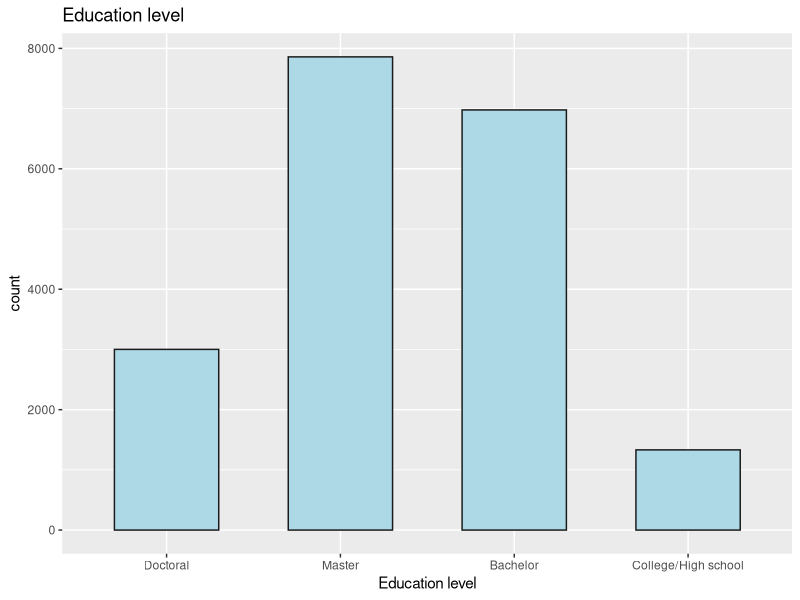
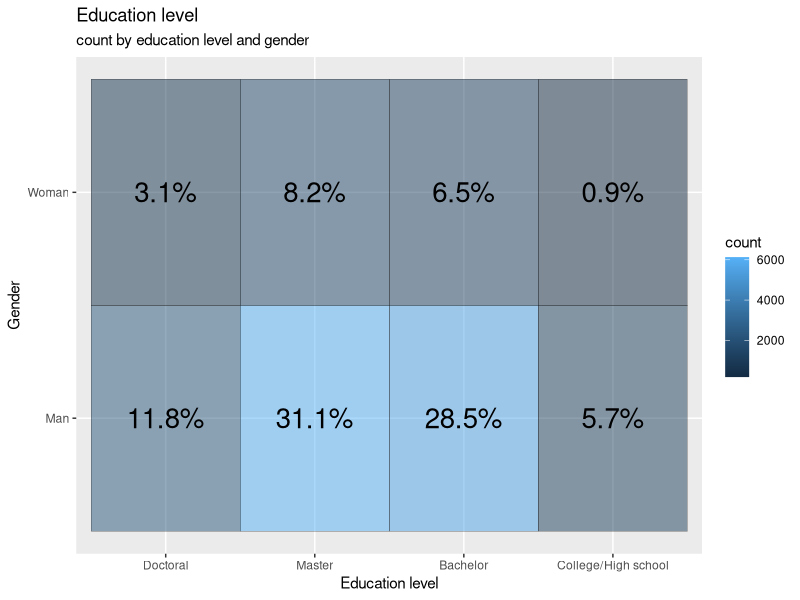

Recreate these plots in R, in order.
## ---- chunk 1
#| label: setup
#| warning: false
#| message: false

library(tidyverse)
library(ggplot2)
library("readxl")
library(dplyr)

knitr::opts_chunk$set(echo = TRUE, warning=FALSE, message=FALSE)
## ---- chunk 2
data <- read.csv("kaggle_survey_2020_responses.csv")
head(data)
## ---- chunk 3
dim(data)

colnames(data)
## ---- chunk 4

options(warn = -1)
options(scipen = 10000)

library(tidyverse)
library(scales)
library(RColorBrewer)
library(viridis)
library(ggrepel)
library(dplyr)
annotate <- ggplot2::annotate
## ---- chunk 5
data <- data %>%
  mutate(Edu = case_when(Q4 == "Bachelor’s degree" ~ "Bachelor",
  Q4 == "Master’s degree" ~ "Master",
  Q4 %in% c("Doctoral degree","Professional degree") ~ "Doctoral",
  Q4 %in% c("Some college/university study without earning a bachelor’s degree","No formal education past high school") ~ "College/High school"))  
## ---- chunk 6
data <- data %>%
  mutate(Continent = case_when(Q3 %in% c("Austria", "Belgium", "Bulgaria", "Croatia", "Czech Republic",
                                        "Denmark", "Estonia", "Finland", "France", "Germany", "Greece",
                                        "Hungary", "Ireland", "Italy", "Lativia", "Lithuania", 
                                        "Netherlands", "Poland", "Portugal", "Romania", "Slovakia",
                                        "United Kingdom of Great Britain and Northern Ireland",
                                        "Slovenia","Spain", "Sweden", "Russia", "Switzerland",
                                        "Ukraine", "Belarus", "Norway") ~ "Europe",
  Q3 %in% c("Canada", "United States of America", "Mexico") ~ "North America",
  Q3 %in% c("India", "China", "Japan", "Turkey", "South Korea", "Isreal", "Indonesia", "Hong Kong (S.A.R.) ",
            "Singapore", "Viet Nam", "Pakistan", "Malaysia", "Bangladesh", "Philippines", "Sri Lanka", 
            "Thailand", "Republic of Korea", "Saudi Arabia", "Taiwan", "Nepal", "United Arab Emirates") ~ "Asia",
  Q3 %in% c("Argentina", "Brazil", "Chile", "Colombia", "Peru", "Venezuela") ~ "South America",
  Q3 %in% c("Egypt", "Nigeria", "Kenya", "South Africa", "Morocco", "Algeria", "Ghana", "Tunisia") ~ "Africa",
  Q3 %in% c("Australia", "New Zealand") ~ "Australia"))
## ---- chunk 7
data_group <- data %>%
  group_by(Continent)
data_group
## ---- chunk 8
summarize(data, mean(Time.from.Start.to.Finish..seconds.), na.rm = TRUE)
## ---- chunk 9
summarize(data, sd(Time.from.Start.to.Finish..seconds.), na.rm = TRUE)
## ---- chunk 10
summarize(data, median(Time.from.Start.to.Finish..seconds.), na.rm = TRUE)
## ---- chunk 11
education <- as.data.frame(table(data$Edu))
ggplot(education, aes(reorder(Var1, +Freq), Freq))+
  geom_bar(col = "gray10", stat = "identity", width = 0.6, fill = "lightblue")+
  scale_x_discrete(limits = c("Doctoral","Master", "Bachelor", "College/High school"))+
  labs(title = "Education level", y = "count", x = "Education level")
## ---- chunk 12
tile2 <- data %>%
  filter(Q2 %in% c("Woman", "Man")) %>%
  group_by(Q2, Edu) %>%
  summarise(count = n(), .groups = 'drop') 
ggplot(tile2, aes(Edu, Q2))+
  geom_tile(aes(fill = count), colour = "gray10", alpha = 0.5)+
  scale_x_discrete(limits = c("Doctoral","Master", "Bachelor", "College/High school"))+
  geom_text(aes(label = paste0(round(count/sum(tile2$count) * 100,1), "%")), size = 7)+
  labs(title = "Education level", subtitle = "count by education level and gender", y = "Gender", x = "Education level")
